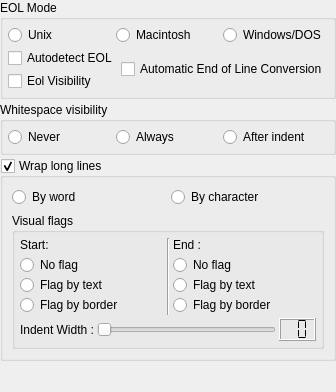
     <widget class="QWidget" name="pEditorVisibility">
      <layout class="QVBoxLayout">
       <property name="spacing">
        <number>3</number>
       </property>
       <property name="margin">
        <number>0</number>
       </property>
       <item>
        <widget class="QGroupBox" name="gbEolMode">
         <property name="title">
          <string>EOL Mode</string>
         </property>
         <layout class="QGridLayout" name="gridLayout_4">
          <property name="margin">
           <number>5</number>
          </property>
          <property name="spacing">
           <number>3</number>
          </property>
          <item row="0" column="0" colspan="2">
           <layout class="QHBoxLayout" name="horizontalLayout_2">
            <item>
             <widget class="QRadioButton" name="rbEolUnix">
              <property name="text">
               <string>Unix</string>
              </property>
             </widget>
            </item>
            <item>
             <widget class="QRadioButton" name="rbEolMac">
              <property name="text">
               <string>Macintosh</string>
              </property>
             </widget>
            </item>
            <item>
             <widget class="QRadioButton" name="rbEolWindows">
              <property name="text">
               <string>Windows/DOS</string>
              </property>
             </widget>
            </item>
           </layout>
          </item>
          <item row="1" column="0">
           <widget class="QCheckBox" name="cbAutoDetectEol">
            <property name="text">
             <string>Autodetect EOL</string>
            </property>
           </widget>
          </item>
          <item row="1" column="1" rowspan="2">
           <widget class="QCheckBox" name="cbAutoEolConversion">
            <property name="text">
             <string>Automatic End of Line Conversion</string>
            </property>
           </widget>
          </item>
          <item row="2" column="0">
           <widget class="QCheckBox" name="cbEolVisibility">
            <property name="text">
             <string>Eol Visibility</string>
            </property>
           </widget>
          </item>
         </layout>
        </widget>
       </item>
       <item>
        <widget class="QGroupBox" name="gbWhitespaceVisibilityEnabled">
         <property name="title">
          <string>Whitespace visibility</string>
         </property>
         <property name="checkable">
          <bool>false</bool>
         </property>
         <layout class="QHBoxLayout">
          <property name="spacing">
           <number>3</number>
          </property>
          <property name="margin">
           <number>5</number>
          </property>
          <item>
           <widget class="QRadioButton" name="rbWsInvisible">
            <property name="text">
             <string>Never</string>
            </property>
           </widget>
          </item>
          <item>
           <widget class="QRadioButton" name="rbWsVisible">
            <property name="text">
             <string>Always</string>
            </property>
           </widget>
          </item>
          <item>
           <widget class="QRadioButton" name="rbWsVisibleAfterIndent">
            <property name="text">
             <string>After indent</string>
            </property>
           </widget>
          </item>
         </layout>
        </widget>
       </item>
       <item>
        <widget class="QGroupBox" name="gbWrapModeEnabled">
         <property name="title">
          <string>Wrap long lines</string>
         </property>
         <property name="checkable">
          <bool>true</bool>
         </property>
         <layout class="QVBoxLayout" name="verticalLayout_5">
          <item>
           <layout class="QHBoxLayout" name="horizontalLayout_6">
            <item>
             <widget class="QRadioButton" name="rbWrapWord">
              <property name="text">
               <string>By word</string>
              </property>
             </widget>
            </item>
            <item>
             <widget class="QRadioButton" name="rbWrapCharacter">
              <property name="text">
               <string>By character</string>
              </property>
             </widget>
            </item>
           </layout>
          </item>
          <item>
           <widget class="QGroupBox" name="gbWrapVisualFlagsEnabled">
            <property name="title">
             <string>Visual flags</string>
            </property>
            <property name="checkable">
             <bool>false</bool>
            </property>
            <layout class="QGridLayout">
             <property name="margin">
              <number>5</number>
             </property>
             <property name="spacing">
              <number>3</number>
             </property>
             <item row="2" column="0" colspan="3">
              <layout class="QHBoxLayout">
               <property name="spacing">
                <number>3</number>
               </property>
               <item>
                <widget class="QLabel" name="lWrappedLineIndentWidth">
                 <property name="text">
                  <string>Indent Width :</string>
                 </property>
                </widget>
               </item>
               <item>
                <widget class="QSlider" name="sWrappedLineIndentWidth">
                 <property name="sizePolicy">
                  <sizepolicy hsizetype="Expanding" vsizetype="Fixed">
                   <horstretch>0</horstretch>
                   <verstretch>0</verstretch>
                  </sizepolicy>
                 </property>
                 <property name="orientation">
                  <enum>Qt::Horizontal</enum>
                 </property>
                </widget>
               </item>
               <item>
                <widget class="QLCDNumber" name="lnWrappedLineIndentWidth">
                 <property name="sizePolicy">
                  <sizepolicy hsizetype="Fixed" vsizetype="Fixed">
                   <horstretch>0</horstretch>
                   <verstretch>0</verstretch>
                  </sizepolicy>
                 </property>
                 <property name="numDigits">
                  <number>2</number>
                 </property>
                 <property name="segmentStyle">
                  <enum>QLCDNumber::Flat</enum>
                 </property>
                </widget>
               </item>
              </layout>
             </item>
             <item row="0" column="1" rowspan="2">
              <widget class="Line" name="lWrapVisualFlags">
               <property name="orientation">
                <enum>Qt::Vertical</enum>
               </property>
              </widget>
             </item>
             <item row="1" column="2">
              <widget class="QWidget" name="wEndWrapVisualFlags" native="true">
               <layout class="QVBoxLayout">
                <property name="spacing">
                 <number>0</number>
                </property>
                <property name="margin">
                 <number>0</number>
                </property>
                <item>
                 <widget class="QRadioButton" name="rbEndWrapFlagNone">
                  <property name="text">
                   <string>No flag</string>
                  </property>
                 </widget>
                </item>
                <item>
                 <widget class="QRadioButton" name="rbEndWrapFlagByText">
                  <property name="text">
                   <string>Flag by text</string>
                  </property>
                 </widget>
                </item>
                <item>
                 <widget class="QRadioButton" name="rbEndWrapFlagByBorder">
                  <property name="text">
                   <string>Flag by border</string>
                  </property>
                 </widget>
                </item>
               </layout>
              </widget>
             </item>
             <item row="1" column="0">
              <widget class="QWidget" name="wStartWrapVisualFlags" native="true">
               <layout class="QVBoxLayout">
                <property name="spacing">
                 <number>0</number>
                </property>
                <property name="margin">
                 <number>0</number>
                </property>
                <item>
                 <widget class="QRadioButton" name="rbStartWrapFlagNone">
                  <property name="text">
                   <string>No flag</string>
                  </property>
                 </widget>
                </item>
                <item>
                 <widget class="QRadioButton" name="rbStartWrapFlagByText">
                  <property name="text">
                   <string>Flag by text</string>
                  </property>
                 </widget>
                </item>
                <item>
                 <widget class="QRadioButton" name="rbStartWrapFlagByBorder">
                  <property name="text">
                   <string>Flag by border</string>
                  </property>
                 </widget>
                </item>
               </layout>
              </widget>
             </item>
             <item row="0" column="0">
              <widget class="QLabel" name="lStartWrapVisualFlags">
               <property name="text">
                <string>Start:</string>
               </property>
              </widget>
             </item>
             <item row="0" column="2">
              <widget class="QLabel" name="lEndWrapVisualFlags">
               <property name="text">
                <string>End :</string>
               </property>
              </widget>
             </item>
            </layout>
           </widget>
          </item>
         </layout>
        </widget>
       </item>
       <item>
        <spacer>
         <property name="orientation">
          <enum>Qt::Vertical</enum>
         </property>
         <property name="sizeHint" stdset="0">
          <size>
           <width>321</width>
           <height>31</height>
          </size>
         </property>
        </spacer>
       </item>
      </layout>
     </widget>
